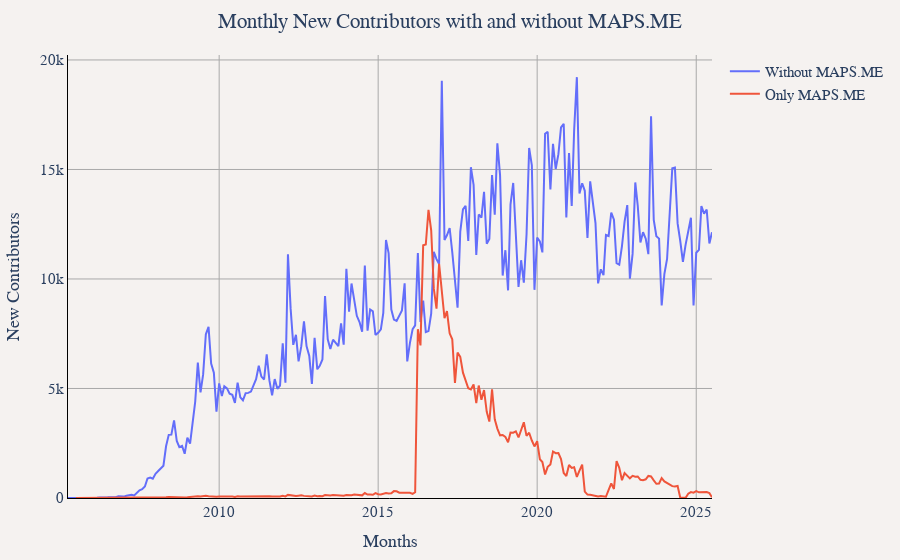

The code cell stored with this chart in its notebook:
### Markdown cell above
## New Contributors without MAPS.ME and only MAPS.ME
There is a big spike of new contributors in April 2016. This is because a lot of users using MAPS.ME were creating their first edits.

### Code cell
sql_query = """
WITH user_first_edit AS (
    -- Find the first edit month for each user and determine if they used MAPS.ME
    SELECT 
        user_name,
        MIN(CONCAT(CAST(year AS VARCHAR), '-', LPAD(CAST(month AS VARCHAR), 2, '0'))) as first_edit_month,
        -- Check if user ever used MAPS.ME
        BOOL_OR(CASE WHEN created_by LIKE '%MAPS.ME%' THEN true ELSE false END) as used_maps_me
    FROM 
        read_parquet('../changeset_data/year=*/month=*/*.parquet')
    GROUP BY 
        user_name
)
SELECT 
    first_edit_month as Months,
    COUNT(*) as 'New Contributors',
    CASE 
        WHEN used_maps_me THEN 'Only MAPS.ME'
        ELSE 'Without MAPS.ME'
    END as group_column
FROM 
    user_first_edit
GROUP BY 
    first_edit_month, used_maps_me
ORDER BY 
    first_edit_month, group_column
"""

util.show_figure(
    [
        util.FigureConfig(
            title="Monthly New Contributors with and without MAPS.ME",
            x_col="Months",
            y_col="New Contributors",
            query_or_df=sql_query,
            group_col="group_column",
        )
    ]
)

### Figure 1 — Plotly figure (JSON) as saved in the notebook; plotly's stock layout.template omitted (floating-point values rounded to 4 significant figures; data arrays with more than 128 entries replaced by an {"elided": "..."} marker saying what was removed)
{"data": [{"hovertemplate": "Without MAPS.ME<br>%{x}<br>%{y:,} New Contributors<extra></extra>", "name": "Without MAPS.ME", "type": "scatter", "visible": true, "x": {"elided": "244 str values"}, "y": {"elided": "244 int values"}}, {"hovertemplate": "Only MAPS.ME<br>%{x}<br>%{y:,} New Contributors<extra></extra>", "name": "Only MAPS.ME", "type": "scatter", "visible": true, "x": {"elided": "235 str values"}, "y": {"elided": "235 int values"}}], "layout": {"barmode": "stack", "font": {"family": "Times", "size": 15}, "margin": {"b": 55, "l": 55, "r": 55, "t": 55}, "paper_bgcolor": "#f5f2f0", "plot_bgcolor": "#f5f2f0", "title": {"text": "Monthly New Contributors with and without MAPS.ME", "x": 0.5}, "xaxis": {"gridcolor": "darkgray", "linecolor": "black", "showgrid": true, "tickcolor": "black", "title": {"text": "Months"}, "zerolinecolor": "darkgray"}, "yaxis": {"gridcolor": "darkgray", "linecolor": "black", "rangemode": "tozero", "showgrid": true, "tickcolor": "black", "title": {"text": "New Contributors"}, "zerolinecolor": "darkgray"}}}
